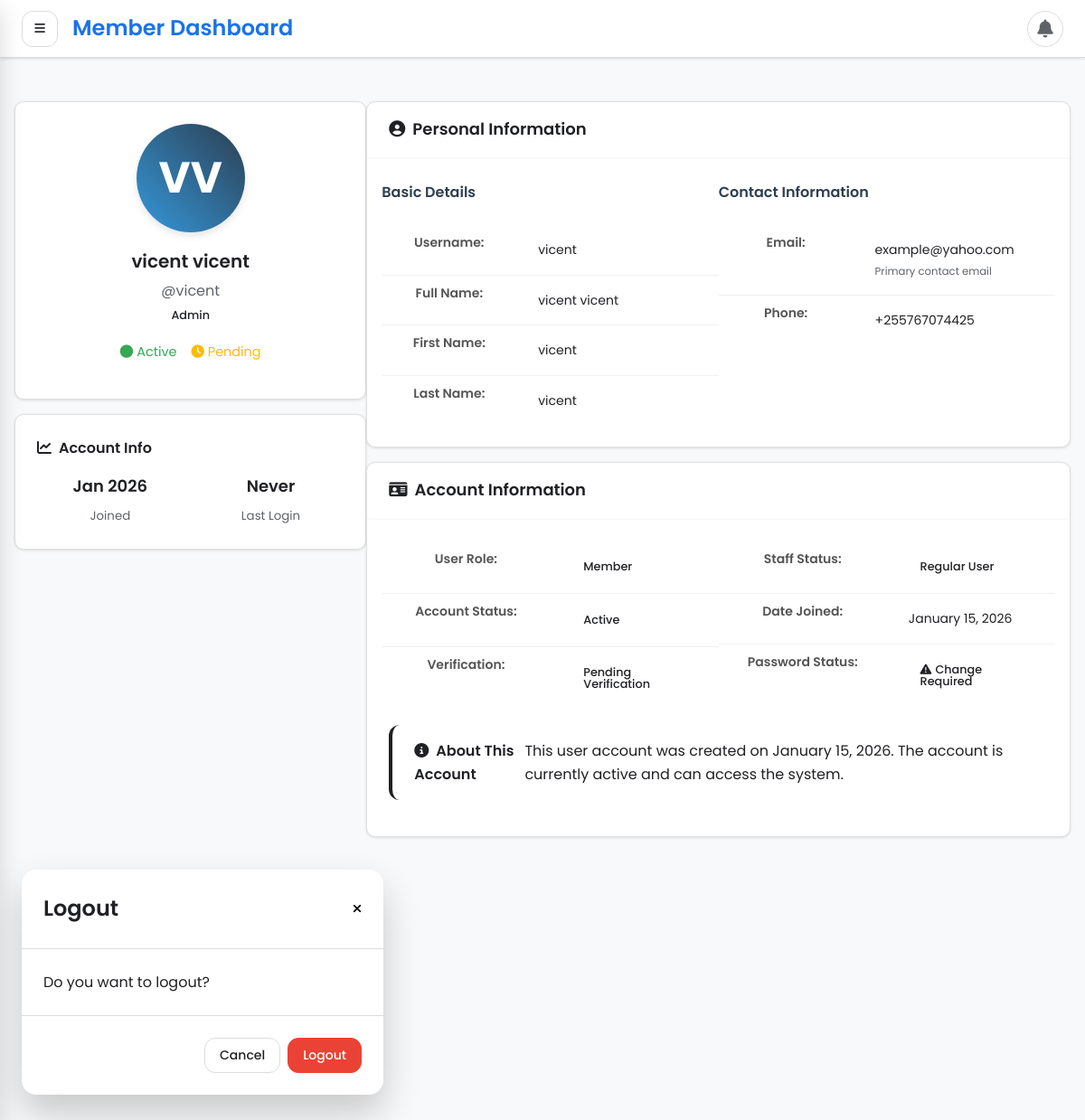
/accounts/profile/1/ (signed in), run on the app's committed database.
### users/models.py (models this page shows, shortened)
class User(AbstractBaseUser, PermissionsMixin):
    roles =[
        ('admin','Admin'),
        ('Chairperson','Chairperson'),
        ('Secretary','Secretary'),
        ('Accountant','Accountant'),
        ('Member','Member'),
        ('priest', 'Priest'),
        ('catechist', 'Catechist'),
        ('member', 'Member'),
    ]
    username = models.CharField(max_length=255, blank=True, unique=True)
    email = models.EmailField(max_length=255, unique=True, null=True, blank=True)
    firstname = models.CharField(max_length=30, null=True, blank=True)
    lastname = models.CharField(max_length=30, null=True, blank=True)
    is_active = models.BooleanField(default=True)
    roles = models.CharField(max_length=50, choices=roles, default='Member')
    date_joined = models.DateTimeField(default=timezone.now)
    is_staff = models.BooleanField(default=False)
    is_verified = models.BooleanField(default=False)
    phone = models.CharField(max_length=15, blank=True, null=True)
    force_password_change = models.BooleanField(default=True)
    objects = ManagerUser()
    USERNAME_FIELD = 'username' # primary identifier for django auth
    REQUIRED_FIELDS = []     # required when creating superuser
    def full_name(self):
        return f"{self.firstname} {self.lastname}".strip()

### users/views.py (the view)
# urls.py: path('profile/<int:user_id>/', view_user, name='view_user'),
@login_required
def view_user(request, user_id):
    user_profile = get_object_or_404(User, id=user_id)
    context = {
        'user_profile': user_profile,
        'is_active':True,
        'user_view':True
    }
    return render(request, 'registration/user_profile.html', context)

### templates/registration/user_profile.html (shortened to what this page needs)
{% extends 'base.html' %}
{% block content %}
<div class="container mt-4">
    <div class="row">
        <div class="col-md-4">
            <div class="card shadow-sm">
                <div class="card-body text-center">
                    <div class="mb-3">
                        <div class="avatar-circle" style="
                            width: 120px;
                            height: 120px;
                            background: linear-gradient(45deg, #3498db, #2c3e50);
                            border-radius: 50%;
                            display: flex;
                            align-items: center;
                            justify-content: center;
                            margin: 0 auto;
                            color: white;
                            font-size: 3rem;
                            font-weight: bold;
                        ">
                            {{ user.firstname|first|upper }}{{ user.lastname|first|upper }}
                        </div>
                    </div>
                    <h4 class="mb-1">{{ user.full_name }}</h4>
                    <p class="text-muted">@{{ user.username }}</p>
                    <div class="mb-3">
                        <span class="badge
                            {% if user.roles == 'admin' %}bg-danger
                            {% elif user.roles == 'Chairperson' %}bg-primary
                            {% elif user.roles == 'Secretary' %}bg-success
                            {% elif user.roles == 'Priest' %}bg-success
                            {% elif user.roles == 'Catechesis' %}bg-success
                            {% elif user.roles == 'Accountant' %}bg-warning
                            {% else %}bg-secondary{% endif %}
                            p-2">
                            {{ user_profile.get_roles_display }}
                        </span>
                    </div>
                    <div class="d-flex justify-content-center gap-3 mb-3">
                        <span class="status-indicator {% if user.is_active %}text-success{% else %}text-danger{% endif %}">
                            <i class="fas fa-circle me-1"></i>
                            {% if user.is_active %}Active{% else %}Inactive{% endif %}
                        </span>
                        <span class="status-indicator {% if user.is_verified %}text-success{% else %}text-warning{% endif %}">
                            <i class="fas {% if user.is_verified %}fa-check-circle{% else %}fa-clock{% endif %} me-1"></i>
                            {% if user.is_verified %}Verified{% else %}Pending{% endif %}
                        </span>
                    </div>
                </div>
            </div>
            <div class="card shadow-sm mt-3">
                <div class="card-body">
                    <h6 class="card-title mb-3"><i class="fas fa-chart-line me-2"></i>Account Info</h6>
                    <div class="row text-center">
                        <div class="col-6 border-end">
                            <h5 class="mb-1">{{ user.date_joined|date:"M Y" }}</h5>
                            <small class="text-muted">Joined</small>
                        </div>
                        <div class="col-6">
                            <h5 class="mb-1">
                                {% if user.last_login %}
                                    {{ user.last_login|timesince }}
                                {% else %}
                                    Never
                                {% endif %}
                            </h5>
                            <small class="text-muted">Last Login</small>
                        </div>
                    </div>
                </div>
            </div>
        </div>
        <div class="col-md-8">
            <div class="card shadow-sm">
                <div class="card-header bg-white">
                    <h5 class="mb-0"><i class="fas fa-user-circle me-2"></i>Personal Information</h5>
                </div>
                <div class="card-body">
                    <div class="row">
                        <div class="col-md-6">
                            <h6 class="border-bottom pb-2 mb-3">Basic Details</h6>
                            <table class="table table-borderless">
                                <tr>
                                    <th width="40%">Username:</th>
                                    <td>{{ user.username }}</td>
                                </tr>
                                <tr>
                                    <th>Full Name:</th>
                                    <td>{{ user.full_name }}</td>
                                </tr>
                                <tr>
                                    <th>First Name:</th>
                                    <td>{{ user.firstname|default:"Not provided" }}</td>
                                </tr>
                                <tr>
                                    <th>Last Name:</th>
                                    <td>{{ user.lastname|default:"Not provided" }}</td>
                                </tr>
                            </table>
                        </div>
                        <div class="col-md-6">
                            <h6 class="border-bottom pb-2 mb-3">Contact Information</h6>
                            <table class="table table-borderless">
                                <tr>
                                    <th width="40%">Email:</th>
                                    <td>
                                        {{ user.email|default:"Not provided" }}
                                        {% if user.email %}
                                        <br><small class="text-muted">Primary contact email</small>
                                        {% endif %}
                                    </td>
                                </tr>
                                <tr>
                                    <th>Phone:</th>
                                    <td>{{ user.phone|default:"Not provided" }}</td>
                                </tr>
                            </table>
                        </div>
                    </div>
                </div>
            </div>
            <div class="card shadow-sm mt-3">
                <div class="card-header bg-white">
                    <h5 class="mb-0"><i class="fas fa-id-card me-2"></i>Account Information</h5>
                </div>
                <div class="card-body">
                    <div class="row">
                        <div class="col-md-6">
                            <table class="table table-borderless">
                                <tr>
                                    <th width="50%">User Role:</th>
                                    <td>
                                        <span class="badge
                                            {% if user.roles == 'admin' %}bg-danger
                                            {% elif user.roles == 'Chairperson' %}bg-primary
                                            {% elif user.roles == 'Secretary' %}bg-success
                                            {% elif user.roles == 'Accountant' %}bg-warning
                                            {% else %}bg-secondary{% endif %}">
                                            {{ user.get_roles_display }}
                                        </span>
                                    </td>
                                </tr>
                                <tr>
                                    <th>Account Status:</th>
                                    <td>
                                        {% if user_profile.is_active %}
                                        <span class="badge bg-success">Active</span>
                                        {% else %}
                                        <span class="badge bg-danger">Inactive</span>
                                        {% endif %}
                                    </td>
                                </tr>
                                <tr>
                                    <th>Verification:</th>
                                    <td>
                                        {% if user.is_verified %}
                                        <span class="badge bg-success">Verified</span>
                                        {% else %}
                                        <span class="badge bg-warning">Pending Verification</span>
                                        {% endif %}
                                    </td>
                                </tr>
                            </table>
                        </div>
                        <div class="col-md-6">
                            <table class="table table-borderless">
                                <tr>
                                    <th width="50%">Staff Status:</th>
                                    <td>
                                        {% if user.is_staff %}
                                        <span class="badge bg-primary">Staff Member</span>
                                        {% else %}
                                        <span class="badge bg-secondary">Regular User</span>
                                        {% endif %}
                                    </td>
                                </tr>
                                <tr>
                                    <th>Date Joined:</th>
                                    <td>{{ user.date_joined|date:"F d, Y" }}</td>
                                </tr>
                                <tr>
                                    <th>Password Status:</th>
                                    <td>
                                        {% if user.force_password_change %}
                                        <span class="badge bg-warning">
                                            <i class="fas fa-exclamation-triangle me-1"></i>Change Required
                                        </span>
                                        {% else %}
                                        <span class="badge bg-success">
                                            <i class="fas fa-check me-1"></i>Up to Date
                                        </span>
                                        {% endif %}
                                    </td>
                                </tr>
                            </table>
                        </div>
                    </div>
                    <div class="alert alert-light mt-3">
                        <h6><i class="fas fa-info-circle me-2"></i>About This Account</h6>
                        <p class="mb-0">
                            This user account was created on {{ user.date_joined|date:"F d, Y" }}.
                            {% if user.is_active %}
                            The account is currently active and can access the system.
                            {% else %}
                            This account is currently inactive and cannot access the system.
                            {% endif %}
                        </p>
                    </div>
                </div>
            </div>
        </div>
    </div>
</div>
      <div class="modal">
        <div class="modal-header">
          <h3 style="font-weight: 600">Logout</h3>
          <button class="close-modal" style="background: none; border: none; cursor: pointer">
            <i class="fas fa-times"></i>
          </button>
        </div>
        <div class="modal-body">
          <p>Do you want to logout?</p>
        </div>
        <div class="modal-footer">
          <button class="btn btn-outline" id="cancelLogout">
            Cancel
          </button>
          <form method="post" action="{% url '_logout' %}" id="logoutForm" style="display: inline">
            <button type="submit" class="btn btn-danger">
              Logout
            </button>
          </form>
        </div>
      </div>
{% endblock %}

### templates/registration/user_profile.html (style rules this page uses)
.card { border: 1px solid #e0e0e0; border-radius: 10px; }
.card-header { border-bottom: 2px solid #f8f9fa; padding: 1rem 1.5rem; }
.table-borderless td, .table-borderless th { border: none; padding: 8px 0; }
.table-borderless th { font-weight: 600; color: #555; vertical-align: top; }
.table-borderless tr:not(:last-child) td, .table-borderless tr:not(:last-child) th { border-bottom: 1px solid #f0f0f0; }
.avatar-circle { box-shadow: 0 4px 8px rgba(0,0,0,0.1); transition: transform 0.3s ease; }
.status-indicator { font-size: 0.9rem; display: inline-flex; align-items: center; }
.badge { font-size: 0.8rem; font-weight: 500; padding: 0.4rem 0.8rem; }
h6.border-bottom { color: #2c3e50; font-weight: 600; }

### data on the page
User: firstname|first "V", lastname|first "V", full_name "vicent vicent", username "vicent", date_joined "Jan 2026", firstname "vicent", lastname "vicent", email "example@yahoo.com", phone "+255767074425", roles "Member", date_joined "January 15, 2026"
User: roles "Admin"
